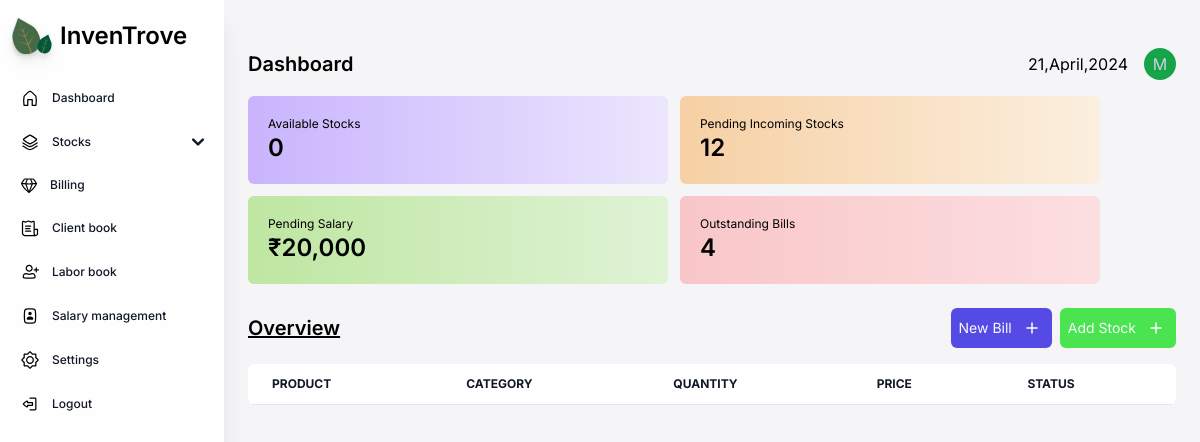
/dashboard/ (signed in), run on an earlier commit of the app's database.
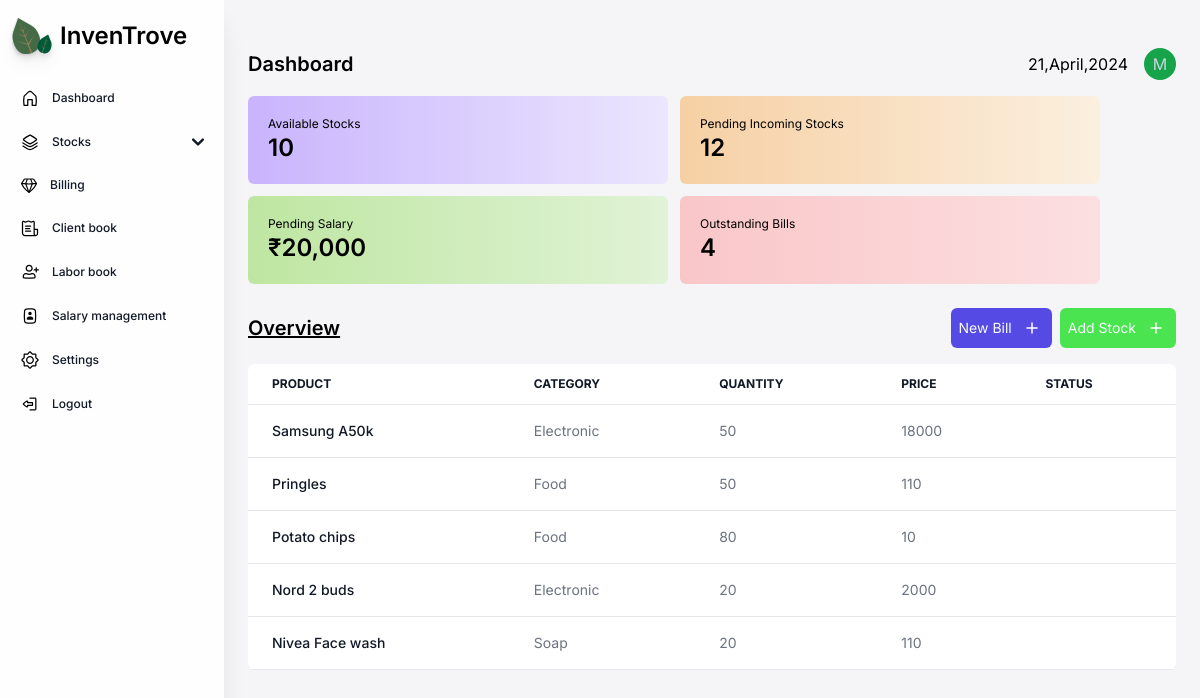
And on a later commit of the database.
### core/models.py (models this page shows, shortened)
class stock(models.Model):
    productname = models.CharField(max_length=70, db_index=True)
    category = models.CharField(max_length=50)
    quantity = models.IntegerField()
    price = models.IntegerField()

### core/views.py (the view)
# urls.py: path('dashboard/', cvs.dashboard),
@login_required(login_url='/auth/signup/')
def dashboard(request):
    model = stock.objects.all().order_by('productname')
    most_retrieved_item = stock.objects.values('productname').annotate(count=Count('productname')).order_by('-count').first()
    print(most_retrieved_item)
    context = {
        'overviewdata':model.reverse()[:5],
        'stockcount': model.count(),
        }
    return render(request, "core/dashboard.html", context)

### core/templates/core/dashboard.html (shortened to what this page needs)
{% load static %}
{% load static tailwind_tags%}
<!DOCTYPE html>
<html lang="en">
<head>
    <link href="https://cdnjs.cloudflare.com/ajax/libs/flowbite/2.3.0/flowbite.min.css" rel="stylesheet" />
    {% tailwind_css %}
</head>
<body class="font-inter bg-[#F5F5F7] max-w-full">
<section class="sm:ml-56 px-6 pb-4 max-w-full">
    <div class="relative">
    {% include 'core/navigation.html' %}
    </div>
    <div class="flex justify-between w-full items-center sm:mt-12 mt-6">
        <div>
            <p class="font-inter font-semibold text-xl">Dashboard</p>
        </div>
        <div class="items-center gap-4 hidden sm:flex">
            <p>21,April,2024</p>
            <div class="w-8 h-8 bg-green-600 rounded-full items-center justify-center flex">
                <p class="text-slate-300">M</p>
            </div>
        </div>
    </div>
    <main class="mt-4 min-w-full">
    <div class="infobox flex w-full gap-3 flex-wrap items-center">
        <a href="/stocks" class="w-[420px] max-h-[115px]">
        <div class="box max-w-full p-5 bg-gradient-to-r from-[#C9B4FD] to-[#EBE6FD] rounded-md hover:scale-105 transition duration-500">
            <p class="text-xs">Available Stocks</p>
            <p class="text-2xl font-semibold">{{stockcount}}</p>
        </div>
        </a>
        <a href="/incomingstocks" class="w-[420px] max-h-[115px]">
        <div class="box max-w-full p-5 bg-gradient-to-r from-[#F6D0A4] to-[#FBEFDF] rounded-md hover:scale-105 transition duration-500">
            <p class="text-xs">Pending Incoming Stocks</p>
            <p class="text-2xl font-semibold">12</p>
        </div>
        </a>
        <a href="/salary" class="w-[420px] max-h-[115px]">
        <div class="box max-w-full p-5 bg-gradient-to-r from-[#BEE6A1] to-[#E0F3D6] rounded-md hover:scale-105 transition duration-500">
            <p class="text-xs">Pending Salary</p>
            <p class="text-2xl font-semibold">₹20,000</p>
        </div>
        </a>
        <a href="/bills" class="w-[420px] max-h-[115px]">
        <div class="box max-w-full p-5 bg-gradient-to-r from-[#F9C6C8] to-[#FCDFE1] rounded-md hover:scale-105 transition duration-500">
            <p class="text-xs">Outstanding Bills</p>
            <p class="text-2xl font-semibold">4</p>
        </div>
        </a>
    </div>
    <div class="flex justify-between mt-6 items-center gap-2 flex-wrap">
    <p class="font-semibold text-xl underline">Overview</p>
    <div class="flex gap-2">
        <button class="px-2 py-2 bg-[#564AE4] flex items-center rounded-md gap-2 text-slate-50 text-sm">
            New Bill
            <img src="{% static  'images/Plus.svg' %}" alt="plus">
        </button>
        <button class="px-2 py-2 bg-[#4AE450] flex items-center rounded-md gap-2 text-slate-50 text-sm font-inter">
            Add Stock
            <img src="{% static  'images/Plus.svg' %}" alt="plus">
        </button>
    </div>
    </div>
        <div class="relative max-w-[100%] overflow-x-scroll mt-4 rounded-md">
            <table class="text-sm text-left rtl:text-right text-gray-500 bg-white dark:text-gray-400 rounded-md shadow-md overflow-x-auto w-full">
                <thead class="border-b text-xs text-gray-900 uppercase dark:text-gray-400">
                    <tr>
                        <th scope="col" class="px-6 py-3">
                            Product
                        </th>
                        <th scope="col" class="px-6 py-3">
                            Category
                        </th>
                        <th scope="col" class="px-6 py-3">
                            Quantity
                        </th>
                        <th scope="col" class="px-6 py-3">
                            Price
                        </th>
                        <th scope="col" class="px-6 py-3">
                            Status
                        </th>
                    </tr>
                </thead>
                <tbody>
                    {% for stock in overviewdata %}
                    <tr class="border-b">
                        <th scope="row" class="px-6 py-4 font-medium text-gray-900 whitespace-nowrap">
                            {{stock.productname}}
                        </th>
                        <td class="px-6 py-4">
                            {{stock.category}}
                        </td>
                        <td class="px-6 py-4">
                            {{stock.quantity}}
                        </td>
                        <td class="px-6 py-4">
                            {{stock.price}}
                        </td>
                    </tr>
                    {% endfor %}
                </tbody>
            </table>
        </div>
    </main>
</section>
</body>
</html>

### core/templates/core/navigation.html (shortened to what this page needs)
{% load static %}
<aside id="sidebar-multi-level-sidebar" class="fixed top-0 left-0 z-40 w-56 h-screen transition-transform -translate-x-full sm:translate-x-0 navbar" aria-label="Sidebar">
    <div class="h-full px-3 py-4 overflow-y-auto bg-[#FEFEFE] shadow-xl flex flex-col">
    <a href="/dashboard">
    <div class="flex gap-2 items-center mb-6 ">
        <img src="{% static 'images/logo1.svg' %}" class="max-w-[40px] drop-shadow-lg">
        <p class="text-2xl font-semibold">InvenTrove</p>
    </div>
    </a>
    <ul class="space-y-2 font-medium">
        <li>
            <a href="/dashboard" class="flex items-center p-2 text-gray-900 rounded-lgbg-gray-100 group hover:bg-gray-100">
                <img src="{% static 'images/Home.svg' %}" alt="">
                <span class="ms-3 text-xs">Dashboard</span>
            </a>
        </li>
        <li>
            <button type="button" class="flex items-center w-full p-2 text-base text-gray-900 transition duration-75 rounded-lg group hover:bg-gray-100" aria-controls="dropdown-example" data-collapse-toggle="dropdown-example">
                <img src="{% static 'images/Stack.svg' %}" alt="">
                <span class="flex-1 ms-3 text-left rtl:text-right whitespace-nowrap text-xs">Stocks</span>
                <svg class="w-3 h-3" aria-hidden="true" xmlns="http://www.w3.org/2000/svg" fill="none" viewBox="0 0 10 6">
                    <path stroke="currentColor" stroke-linecap="round" stroke-linejoin="round" stroke-width="2" d="m1 1 4 4 4-4"/>
                </svg>
            </button>
        </li>
        <li>
            <a href="/bills" class="flex items-center p-2 text-gray-900 rounded-lg hover:bg-gray-100">
                <img src="{% static 'images/Diamond.svg' %}" alt="">
                <span class="flex-1 ms-3 whitespace-nowrap text-xs">Billing</span>
            </a>
        </li>
        <li>
            <a href="/clientbook" class="flex items-center p-2 text-gray-900 rounded-lg hover:bg-gray-100">
                <img src="{% static 'images/Invoice.svg' %}" alt="">
                <span class="flex-1 ms-3 whitespace-nowrap text-xs">Client book</span>
            </a>
        </li>
        <li>
            <a href="#" class="flex items-center p-2 text-gray-900 rounded-lg hover:bg-gray-100">
                <img src="{% static 'images/User-plus.svg' %}" alt="">
                <span class="flex-1 ms-3 whitespace-nowrap text-xs">Labor book</span>
            </a>
        </li>
        <li>
            <a href="#" class="flex items-center p-2 text-gray-900 rounded-lg hover:bg-gray-100">
                <img src="{% static 'images/Contacts.svg' %}" alt="">
                <span class="flex-1 ms-3 whitespace-nowrap text-xs">Salary management</span>
            </a>
        </li>
        <li>
            <a href="#" class="flex items-center p-2 text-gray-900 rounded-lg hover:bg-gray-100">
                <img src="{% static 'images/Settings-alt.svg' %}" alt="">
                <span class="flex-1 ms-3 whitespace-nowrap text-xs">Settings</span>
            </a>
        </li>
        <li>
            <a href="#" class="flex items-center p-2 text-gray-900 rounded-lg hover:bg-gray-100">
                <img src="{% static 'images/Logout.svg' %}" alt="">
                <span class="flex-1 ms-3 whitespace-nowrap text-xs">Logout</span>
            </a>
        </li>
    </ul>
    </div>
</aside>

What changed in the data, as far as the page shows it:
added stock: productname "Samsung A50k", category "Electronic", quantity "50", price "18000"
added stock: productname "Pringles", category "Food", quantity "50", price "110"
added stock: productname "Potato chips", category "Food", quantity "80", price "10"
added stock: productname "Nord 2 buds", category "Electronic", quantity "20", price "2000"
added stock: productname "Nivea Face wash", category "Soap", quantity "20", price "110"
Also different on the page:
{{ stockcount }}: "0" → "10"
